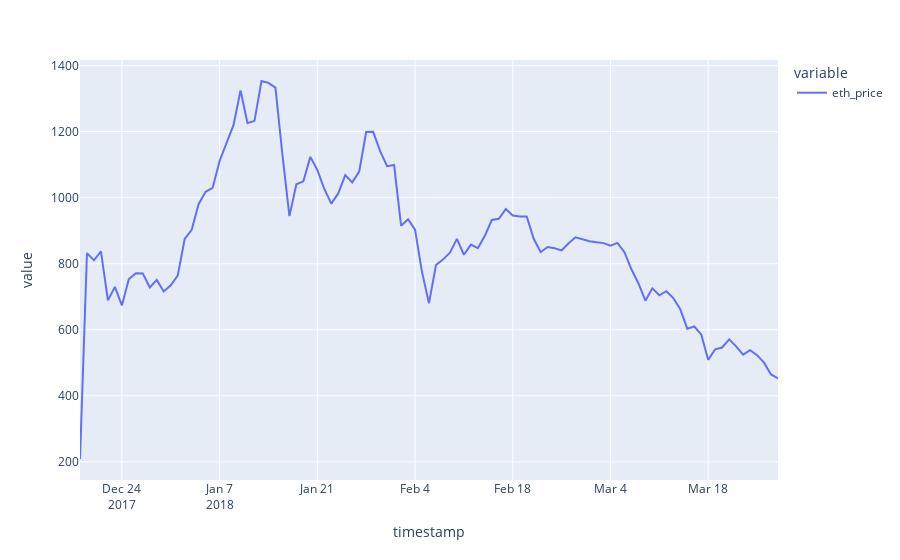

The notebook cell saved with this chart:
### Markdown cell above
## Historical ETH price: December 2017 to September 2019

### Code cell
df.plot(x='timestamp', y=['eth_price'])
